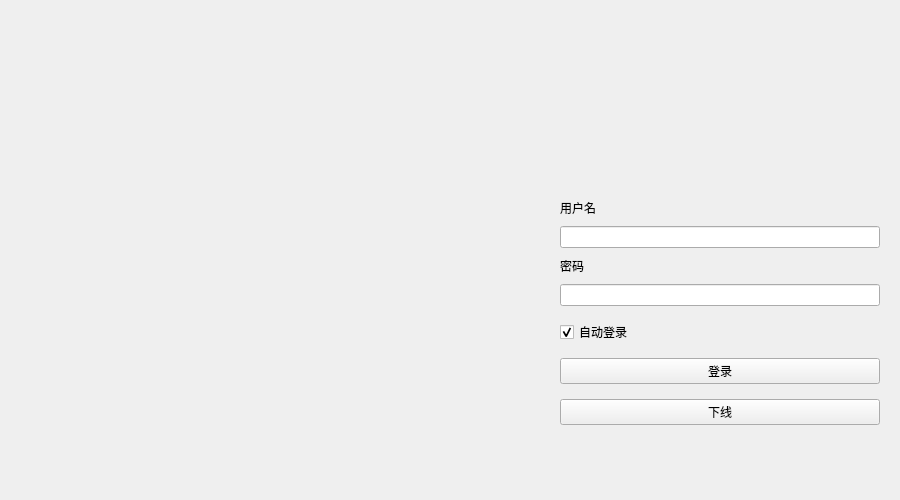
<?xml version="1.0" encoding="UTF-8"?>
<ui version="4.0">
 <class>Form</class>
 <widget class="QWidget" name="Form">
  <property name="geometry">
   <rect>
    <x>0</x>
    <y>0</y>
    <width>900</width>
    <height>500</height>
   </rect>
  </property>
  <property name="minimumSize">
   <size>
    <width>900</width>
    <height>500</height>
   </size>
  </property>
  <property name="maximumSize">
   <size>
    <width>2600</width>
    <height>2160</height>
   </size>
  </property>
  <property name="windowTitle">
   <string>Form</string>
  </property>
  <layout class="QHBoxLayout" name="horizontalLayout">
   <property name="spacing">
    <number>0</number>
   </property>
   <property name="leftMargin">
    <number>0</number>
   </property>
   <property name="topMargin">
    <number>0</number>
   </property>
   <property name="rightMargin">
    <number>0</number>
   </property>
   <property name="bottomMargin">
    <number>0</number>
   </property>
   <item>
    <widget class="QLabel" name="background">
     <property name="text">
      <string/>
     </property>
     <property name="pixmap">
      <pixmap resource="resource.qrc">:/background.jpg</pixmap>
     </property>
     <property name="scaledContents">
      <bool>true</bool>
     </property>
    </widget>
   </item>
   <item>
    <widget class="QWidget" name="widget" native="true">
     <property name="sizePolicy">
      <sizepolicy hsizetype="Preferred" vsizetype="Preferred">
       <horstretch>0</horstretch>
       <verstretch>0</verstretch>
      </sizepolicy>
     </property>
     <property name="minimumSize">
      <size>
       <width>360</width>
       <height>0</height>
      </size>
     </property>
     <property name="maximumSize">
      <size>
       <width>360</width>
       <height>16777215</height>
      </size>
     </property>
     <property name="styleSheet">
      <string notr="true">QLabel{
	font: 13px 'Microsoft YaHei'
}</string>
     </property>
     <layout class="QVBoxLayout" name="verticalLayout_2">
      <property name="spacing">
       <number>9</number>
      </property>
      <property name="leftMargin">
       <number>20</number>
      </property>
      <property name="topMargin">
       <number>20</number>
      </property>
      <property name="rightMargin">
       <number>20</number>
      </property>
      <property name="bottomMargin">
       <number>20</number>
      </property>
      <item>
       <spacer name="verticalSpacer_1">
        <property name="orientation">
         <enum>Qt::Orientation::Vertical</enum>
        </property>
        <property name="sizeHint" stdset="0">
         <size>
          <width>20</width>
          <height>40</height>
         </size>
        </property>
       </spacer>
      </item>
      <item alignment="Qt::AlignmentFlag::AlignHCenter">
       <widget class="QLabel" name="logo">
        <property name="enabled">
         <bool>true</bool>
        </property>
        <property name="sizePolicy">
         <sizepolicy hsizetype="Preferred" vsizetype="Expanding">
          <horstretch>0</horstretch>
          <verstretch>0</verstretch>
         </sizepolicy>
        </property>
        <property name="minimumSize">
         <size>
          <width>100</width>
          <height>100</height>
         </size>
        </property>
        <property name="maximumSize">
         <size>
          <width>100</width>
          <height>100</height>
         </size>
        </property>
        <property name="text">
         <string/>
        </property>
        <property name="pixmap">
         <pixmap resource="resource.qrc">:/logo.png</pixmap>
        </property>
        <property name="scaledContents">
         <bool>true</bool>
        </property>
       </widget>
      </item>
      <item>
       <spacer name="verticalSpacer_2">
        <property name="orientation">
         <enum>Qt::Orientation::Vertical</enum>
        </property>
        <property name="sizeType">
         <enum>QSizePolicy::Policy::Fixed</enum>
        </property>
        <property name="sizeHint" stdset="0">
         <size>
          <width>20</width>
          <height>15</height>
         </size>
        </property>
       </spacer>
      </item>
      <item>
       <widget class="BodyLabel" name="label_username">
        <property name="text">
         <string>用户名</string>
        </property>
       </widget>
      </item>
      <item>
       <widget class="LineEdit" name="input_username">
        <property name="placeholderText">
         <string/>
        </property>
        <property name="clearButtonEnabled">
         <bool>true</bool>
        </property>
       </widget>
      </item>
      <item>
       <widget class="BodyLabel" name="label_password">
        <property name="text">
         <string>密码</string>
        </property>
       </widget>
      </item>
      <item>
       <widget class="LineEdit" name="input_password">
        <property name="echoMode">
         <enum>QLineEdit::EchoMode::Password</enum>
        </property>
        <property name="placeholderText">
         <string/>
        </property>
        <property name="clearButtonEnabled">
         <bool>true</bool>
        </property>
       </widget>
      </item>
      <item>
       <spacer name="verticalSpacer_3">
        <property name="orientation">
         <enum>Qt::Orientation::Vertical</enum>
        </property>
        <property name="sizeType">
         <enum>QSizePolicy::Policy::Fixed</enum>
        </property>
        <property name="sizeHint" stdset="0">
         <size>
          <width>20</width>
          <height>5</height>
         </size>
        </property>
       </spacer>
      </item>
      <item>
       <widget class="CheckBox" name="checkbox_autologin">
        <property name="text">
         <string>自动登录</string>
        </property>
        <property name="checked">
         <bool>true</bool>
        </property>
       </widget>
      </item>
      <item>
       <spacer name="verticalSpacer_4">
        <property name="orientation">
         <enum>Qt::Orientation::Vertical</enum>
        </property>
        <property name="sizeType">
         <enum>QSizePolicy::Policy::Fixed</enum>
        </property>
        <property name="sizeHint" stdset="0">
         <size>
          <width>20</width>
          <height>5</height>
         </size>
        </property>
       </spacer>
      </item>
      <item>
       <widget class="PrimaryPushButton" name="button_login">
        <property name="text">
         <string>登录</string>
        </property>
       </widget>
      </item>
      <item>
       <spacer name="verticalSpacer_5">
        <property name="orientation">
         <enum>Qt::Orientation::Vertical</enum>
        </property>
        <property name="sizeType">
         <enum>QSizePolicy::Policy::Fixed</enum>
        </property>
        <property name="sizeHint" stdset="0">
         <size>
          <width>20</width>
          <height>6</height>
         </size>
        </property>
       </spacer>
      </item>
      <item>
       <widget class="HyperlinkButton" name="button_logout">
        <property name="text">
         <string>下线</string>
        </property>
       </widget>
      </item>
      <item>
       <spacer name="verticalSpacer_6">
        <property name="orientation">
         <enum>Qt::Orientation::Vertical</enum>
        </property>
        <property name="sizeHint" stdset="0">
         <size>
          <width>20</width>
          <height>40</height>
         </size>
        </property>
       </spacer>
      </item>
     </layout>
    </widget>
   </item>
  </layout>
 </widget>
 <customwidgets>
  <customwidget>
   <class>LineEdit</class>
   <extends>QLineEdit</extends>
   <header>qfluentwidgets</header>
  </customwidget>
  <customwidget>
   <class>CheckBox</class>
   <extends>QCheckBox</extends>
   <header>qfluentwidgets</header>
  </customwidget>
  <customwidget>
   <class>PrimaryPushButton</class>
   <extends>QPushButton</extends>
   <header>qfluentwidgets</header>
  </customwidget>
  <customwidget>
   <class>HyperlinkButton</class>
   <extends>QPushButton</extends>
   <header>qfluentwidgets</header>
  </customwidget>
  <customwidget>
   <class>BodyLabel</class>
   <extends>QLabel</extends>
   <header>qfluentwidgets</header>
  </customwidget>
 </customwidgets>
 <resources>
  <include location="resource.qrc"/>
  <include location="../resource.qrc"/>
 </resources>
 <connections/>
</ui>
